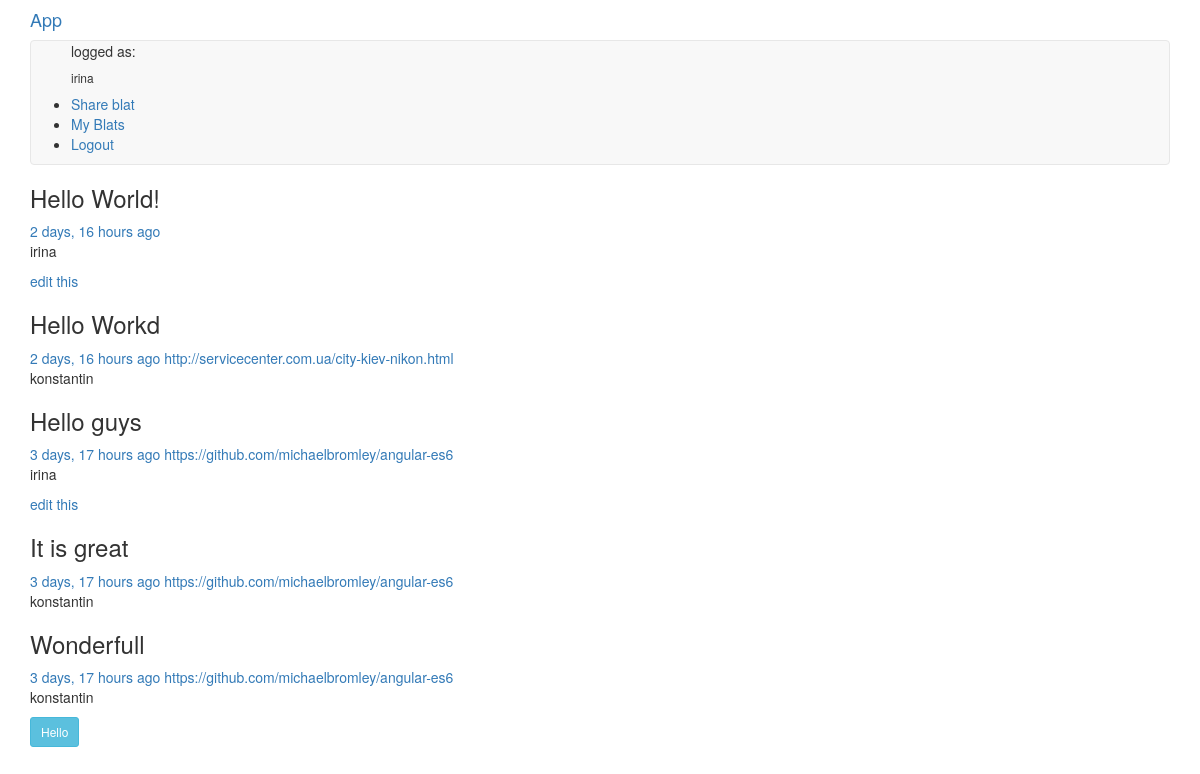
The page / (signed in) on the database its author committed.
### blat/models.py (models this page shows, shortened)
class Blat(models.Model):
    text = models.TextField()
    created_on = models.DateTimeField(auto_now_add=True)
    via = models.URLField(blank=True)
    created_by = models.ForeignKey(User)

### blat/views.py (the view)
# urls.py: url(r'^$', views.IndexView.as_view(), name='homepage'),
class IndexView(generic.ListView):
    template_name = 'blat/blat.html'
    context_object_name = 'blat_list'
    def get_queryset(self):
        return Blat.objects.order_by('-created_on')[:100]

### blat/templates/blat/blat.html
{% extends 'blat/head.html' %}
{% load humanize %}
{% block content %}
    {% if blat_list %}
    {% for blat in blat_list %}
        <h3>{{ blat.text }}</h3>
        <a href="{{ blat.id }}">{{ blat.created_on|naturaltime }}</a>
        <a href="{{ blat.via }}">{{ blat.via }}</a>
        <p>{{ blat.created_by }}</p>
        {% if blat.created_by == user %}
            <a href="{% url 'editblat' pk=blat.id %}">edit this</a>
        {% endif %}
    {%  endfor %}
{% else %}
(((
{% endif %}
    <button onclick="helloWorld('WTF?')" class="btn btn-sm btn-info">Hello</button>
{% endblock %}

### blat/templates/blat/head.html (shortened to what this page needs)
{% load staticfiles %}
<!DOCTYPE html>
<html lang="en">
<head>
    <link rel="stylesheet" href="{% static 'blat/bower_components/bootstrap/dist/css/bootstrap.min.css' %}">
</head>
<body class="container">
<h4><a href="{% url 'homepage' %}">App</a></h4>
<nav class="navbar navbar-default">
    <ul>
        {% if user.is_authenticated %}
            <p>logged as:</p><h6>{{ user }}</h6>
            <li><a href="{% url 'newblat' %}">Share blat</a></li>
            <li><a href="{% url 'myview' %}">My Blats</a></li>
            <li><a href="{% url 'logout' %}?next=/">Logout</a></li>
        {% else %}
            <li><a href="/login/?next=/">Log in</a></li>
        {% endif %}
    </ul>
</nav>
<section>
    {% block content %}{% endblock %}
</section>
</body>
</html>

### rows shown on the page
Blat: text "Hello World!", created_on "2 days, 16 hours ago", created_by "irina", shows "edit this"
Blat: text "Hello Workd", created_on "2 days, 16 hours ago", via "http://servicecenter.com.ua/city-kiev-nikon.html", created_by "konstantin"
Blat: text "Hello guys", created_on "3 days, 17 hours ago", via "https://github.com/michaelbromley/angular-es6", created_by "irina", shows "edit this"
Blat: text "It is great", created_on "3 days, 17 hours ago", via "https://github.com/michaelbromley/angular-es6", created_by "konstantin"
Blat: text "Wonderfull", created_on "3 days, 17 hours ago", via "https://github.com/michaelbromley/angular-es6", created_by "konstantin"

### other values the page prints
{{ user }} "irina"
